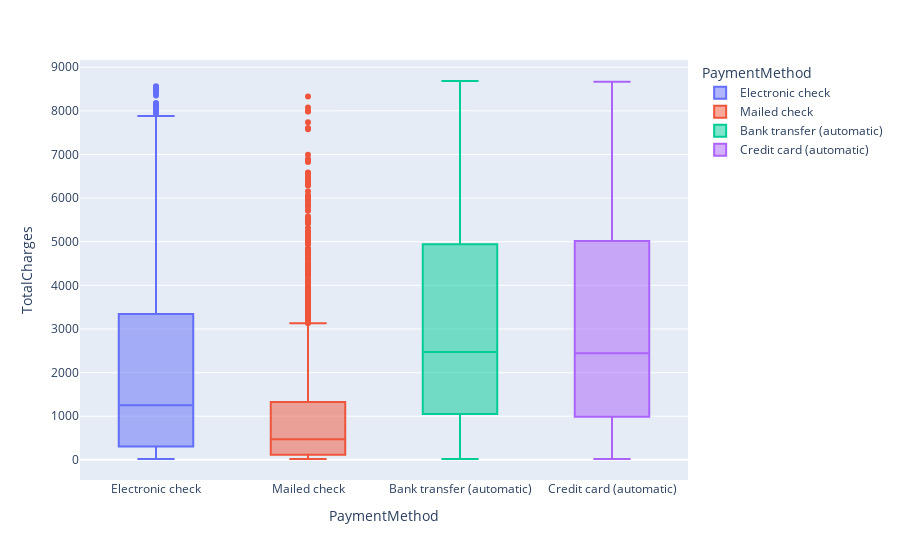

Notebook code cell kept with this figure:
### Markdown cell above
#### The above graph explains how Churn varies in according to Monthly Charges

### Code cell
px.box(tc,tc.PaymentMethod,tc.TotalCharges,color='PaymentMethod')

### Figure 1 — Plotly figure (JSON) as saved in the notebook; plotly's stock layout.template omitted (floating-point values rounded to 4 significant figures; data arrays with more than 128 entries replaced by an {"elided": "..."} marker saying what was removed)
{"data": [{"alignmentgroup": "True", "hovertemplate": "PaymentMethod=%{x}<br>TotalCharges=%{y}<extra></extra>", "legendgroup": "Electronic check", "marker": {"color": "#636efa"}, "name": "Electronic check", "notched": false, "offsetgroup": "Electronic check", "orientation": "v", "showlegend": true, "type": "box", "x": {"elided": "2365 str values"}, "x0": " ", "xaxis": "x", "y": {"elided": "2365 float values"}, "y0": " ", "yaxis": "y"}, {"alignmentgroup": "True", "hovertemplate": "PaymentMethod=%{x}<br>TotalCharges=%{y}<extra></extra>", "legendgroup": "Mailed check", "marker": {"color": "#EF553B"}, "name": "Mailed check", "notched": false, "offsetgroup": "Mailed check", "orientation": "v", "showlegend": true, "type": "box", "x": {"elided": "1612 str values"}, "x0": " ", "xaxis": "x", "y": {"elided": "1612 float values"}, "y0": " ", "yaxis": "y"}, {"alignmentgroup": "True", "hovertemplate": "PaymentMethod=%{x}<br>TotalCharges=%{y}<extra></extra>", "legendgroup": "Bank transfer (automatic)", "marker": {"color": "#00cc96"}, "name": "Bank transfer (automatic)", "notched": false, "offsetgroup": "Bank transfer (automatic)", "orientation": "v", "showlegend": true, "type": "box", "x": {"elided": "1544 str values"}, "x0": " ", "xaxis": "x", "y": {"elided": "1544 float values"}, "y0": " ", "yaxis": "y"}, {"alignmentgroup": "True", "hovertemplate": "PaymentMethod=%{x}<br>TotalCharges=%{y}<extra></extra>", "legendgroup": "Credit card (automatic)", "marker": {"color": "#ab63fa"}, "name": "Credit card (automatic)", "notched": false, "offsetgroup": "Credit card (automatic)", "orientation": "v", "showlegend": true, "type": "box", "x": {"elided": "1522 str values"}, "x0": " ", "xaxis": "x", "y": {"elided": "1522 float values"}, "y0": " ", "yaxis": "y"}], "layout": {"boxmode": "overlay", "legend": {"title": {"text": "PaymentMethod"}, "tracegroupgap": 0}, "margin": {"t": 60}, "xaxis": {"anchor": "y", "categoryarray": ["Electronic check", "Mailed check", "Bank transfer (automatic)", "Credit card (automatic)"], "categoryorder": "array", "domain": [0, 1], "title": {"text": "PaymentMethod"}}, "yaxis": {"anchor": "x", "domain": [0, 1], "title": {"text": "TotalCharges"}}}}
